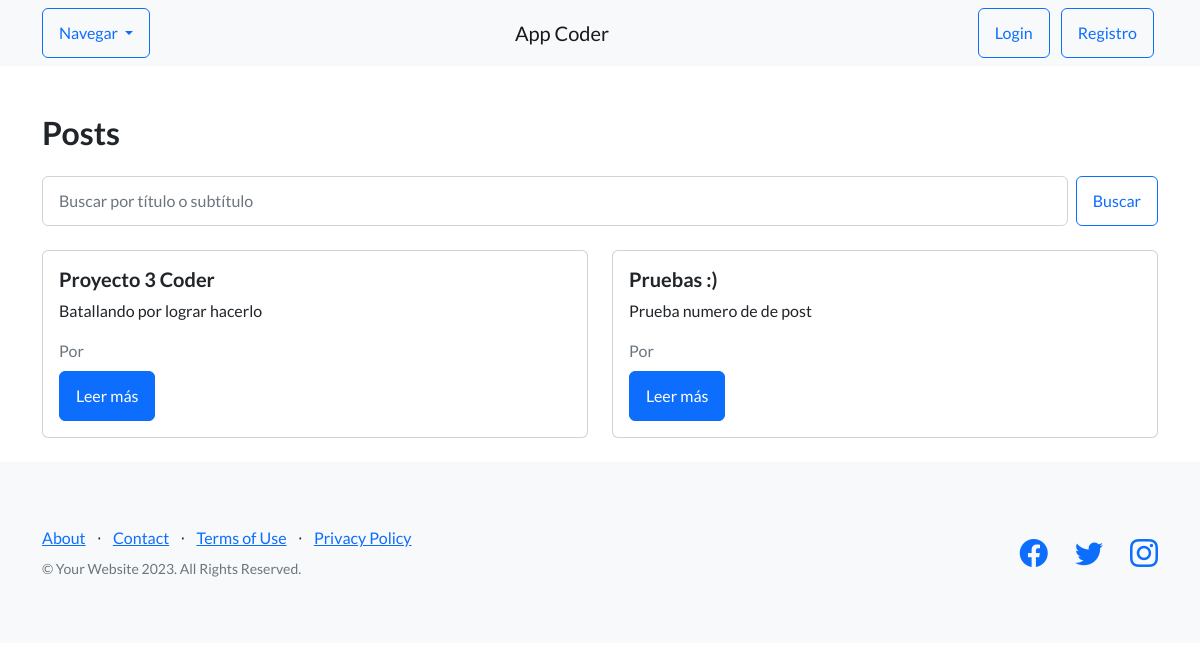
The app's page /pages/, older data.
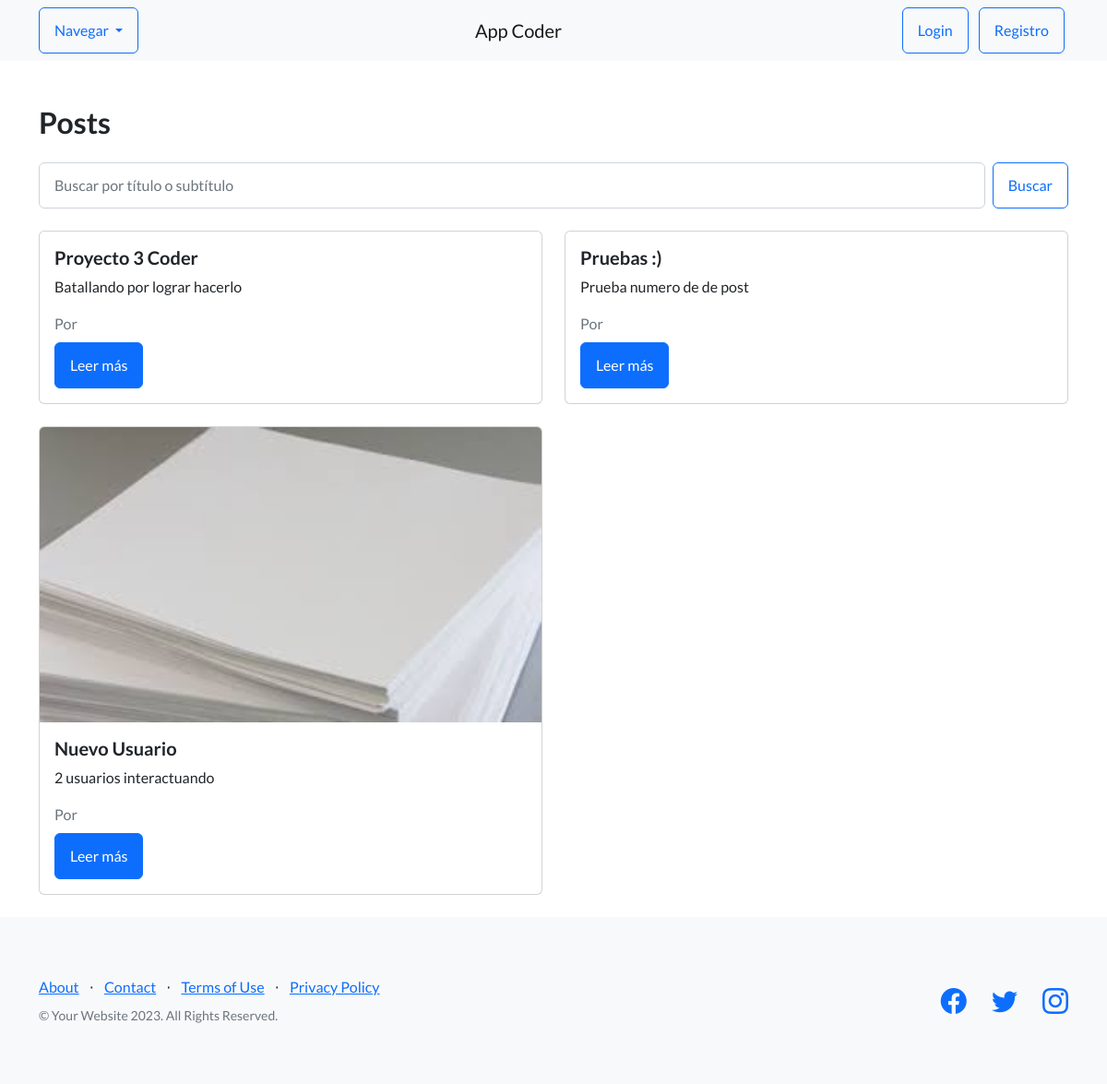
The same page, newer data.
### blog/models.py (models this page shows, shortened)
class Post(models.Model):
    titulo = models.CharField(max_length=100)
    subtitulo = models.CharField(max_length=200)
    contenido = RichTextField()
    imagen = models.ImageField(upload_to='posts/', blank=True, null=True)
    fecha = models.DateTimeField(auto_now_add=True)
    author = models.ForeignKey(User, on_delete=models.CASCADE, related_name='blog_posts')  # Necesario si quieres saber quién publicó

### blog/views.py (the view)
# urls.py: path('', PostListView.as_view(), name='post-list'),  # lista de posts en /pages/
class PostListView(ListView):
    model = Post
    template_name = 'AppCoder/Blog/post_list.html'
    context_object_name = 'posts'
    def get_queryset(self):
        queryset = super().get_queryset()
        query = self.request.GET.get('q')
        if query:
            queryset = queryset.filter(
                Q(titulo__icontains=query) | Q(subtitulo__icontains=query)
            )
        return queryset

### AppCoder/templates/AppCoder/Blog/post_list.html (shortened to what this page needs)
{% extends 'AppCoder/Padre.html' %}
{% block content %}
<div class="container mt-5">
    <h2 class="mb-4">Posts</h2>
        <form method="get" class="mb-4 d-flex gap-2">
            <input type="text" name="q" class="form-control" placeholder="Buscar por título o subtítulo" value="{{ request.GET.q }}">
            <button class="btn btn-outline-primary" type="submit">Buscar</button>
        </form>
    {% if posts %}
        <div class="row">
            {% for post in posts %}
                <div class="col-md-6 mb-4">
                    <div class="card h-100">
                        {% if post.imagen %}
                            <img src="{{ post.imagen.url }}" class="card-img-top" alt="{{ post.titulo }}">
                        {% endif %}
                        <div class="card-body">
                            <h5 class="card-title">{{ post.titulo }}</h5>
                            <p class="card-text">{{ post.subtitulo }}</p>
                            <p class="text-muted mb-2">Por {{ post.autor.username }}</p>
                            <a href="{% url 'post-detail' post.pk %}" class="btn btn-primary">Leer más</a>
                        </div>
                    </div>
                </div>
            {% endfor %}
        </div>
    {% else %}
        <p>No hay páginas aún.</p>
    {% endif %}
</div>
{% endblock %}

### AppCoder/templates/AppCoder/Padre.html (shortened to what this page needs)
<!DOCTYPE html>
<html lang="en">
    <head>
        {% load static %}
        <link href="https://cdn.jsdelivr.net/npm/bootstrap-icons@1.5.0/font/bootstrap-icons.css" rel="stylesheet" type="text/css" />
        <link href="{% static 'AppCoder/css/styles.css' %}" rel="stylesheet" />
    </head>
    <body>
         <nav class="navbar navbar-light bg-light static-top">
          <div class="container d-flex justify-content-between align-items-center">
            <div class="dropdown">
              <button class="btn btn-outline-primary dropdown-toggle" type="button" data-bs-toggle="dropdown" aria-expanded="false">
                Navegar
              </button>
            </div>
            <a class="navbar-brand mx-auto" href="{% url 'inicio' %}">App Coder</a>
            <div>
              {% if user.is_authenticated %}
                <a class="btn btn-outline-success mx-1" href="{% url 'editar_perfil' %}">Perfil</a>
                <a class="btn btn-outline-danger mx-1" href="{% url 'logout' %}">Logout</a>
              {% else %}
                <a class="btn btn-outline-primary mx-1" href="{% url 'login' %}">Login</a>
                <a class="btn btn-outline-primary mx-1" href="{% url 'register' %}">Registro</a>
              {% endif %}
            </div>
          </div>
        </nav>
        <main>
            {% block content %}{% endblock content %}
        </main>
        <footer class="footer bg-light">
            <div class="container">
                <div class="row">
                    <div class="col-lg-6 h-100 text-center text-lg-start my-auto">
                        <ul class="list-inline mb-2">
                            <li class="list-inline-item"><a href="#!">About</a></li>
                            <li class="list-inline-item">⋅</li>
                            <li class="list-inline-item"><a href="#!">Contact</a></li>
                            <li class="list-inline-item">⋅</li>
                            <li class="list-inline-item"><a href="#!">Terms of Use</a></li>
                            <li class="list-inline-item">⋅</li>
                            <li class="list-inline-item"><a href="#!">Privacy Policy</a></li>
                        </ul>
                        <p class="text-muted small mb-4 mb-lg-0">&copy; Your Website 2023. All Rights Reserved.</p>
                    </div>
                    <div class="col-lg-6 h-100 text-center text-lg-end my-auto">
                        <ul class="list-inline mb-0">
                            <li class="list-inline-item me-4">
                                <a href="#!"><i class="bi-facebook fs-3"></i></a>
                            </li>
                            <li class="list-inline-item me-4">
                                <a href="#!"><i class="bi-twitter fs-3"></i></a>
                            </li>
                            <li class="list-inline-item">
                                <a href="#!"><i class="bi-instagram fs-3"></i></a>
                            </li>
                        </ul>
                    </div>
                </div>
            </div>
        </footer>
    </body>
</html>

Row changes from the older to the newer data that the page shows:
added Post: imagen (picture), titulo "Nuevo Usuario", subtitulo "2 usuarios interactuando"
